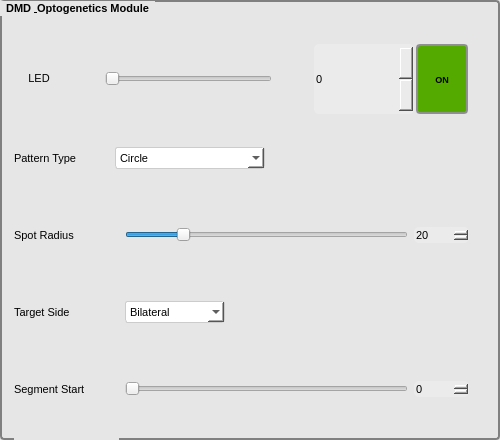
    <widget class="QGroupBox" name="groupBox_6">
      <property name="geometry">
        <rect>
          <x>1350</x>
          <y>10</y>
          <width>500</width>
          <height>440</height>
        </rect>
      </property>
      <property name="font">
        <font>
          <family>Arial</family>
          <pointsize>8</pointsize>
          <bold>true</bold>
        </font>
      </property>
      <property name="styleSheet">
        <string notr="true">QGroupBox { background-color: rgb(230,230,230); border: 2px solid gray; border-radius: 4px; margin-top: 0px; }
QSpinBox { background-color: rgb(235,235,235); border-radius: 5px; }
QSlider { background-color: rgb(230,230,230); }
QLabel { background-color: rgb(230,230,230); }
QComboBox { background-color: #FFFFFF; border: 1px solid #CCCCCC; border-radius: 3px; padding: 2px 4px; }
QPushButton { border: 2px solid #8f8f91; border-radius: 4px; background-color: #f0f0f0; padding: 2px; color: black; font: bold 9px; min-width: 44px; min-height: 18px; }
QPushButton:hover { background-color: #e6e6e6; border: 2px solid #8a8a8d; }</string>
      </property>
      <property name="title">
        <string>DMD &amp; Optogenetics Module</string>
      </property>
      <widget class="QWidget" name="layoutWidget_auto_04">
        <property name="geometry">
          <rect>
            <x>14</x>
            <y>43</y>
            <width>455</width>
            <height>72</height>
          </rect>
        </property>
        <layout class="QHBoxLayout" name="horizontalLayout_18">
          <property name="spacing">
            <number>2</number>
          </property>
          <property name="bottomMargin">
            <number>1</number>
          </property>
          <property name="rightMargin">
            <number>1</number>
          </property>
          <property name="topMargin">
            <number>1</number>
          </property>
          <property name="leftMargin">
            <number>1</number>
          </property>
          <item>
            <widget class="QLabel" name="label_11">
              <property name="sizePolicy">
                <sizepolicy hsizetype="Fixed" vsizetype="Preferred">
                  <horstretch>0</horstretch>
                  <verstretch>0</verstretch>
                </sizepolicy>
              </property>
              <property name="minimumSize">
                <size>
                  <width>48</width>
                  <height>0</height>
                </size>
              </property>
              <property name="maximumSize">
                <size>
                  <width>50</width>
                  <height>16777215</height>
                </size>
              </property>
              <property name="font">
                <font>
                  <family>Arial</family>
                  <pointsize>8</pointsize>
                </font>
              </property>
              <property name="text">
                <string>&lt;html&gt;&lt;head/&gt;&lt;body&gt;&lt;p align="center"&gt;LED&lt;/p&gt;&lt;/body&gt;&lt;/html&gt;</string>
              </property>
            </widget>
          </item>
          <item>
            <spacer name="horizontalSpacer_9">
              <property name="orientation">
                <enum>Qt::Horizontal</enum>
              </property>
              <property name="sizeType">
                <enum>QSizePolicy::Fixed</enum>
              </property>
              <property name="sizeHint" stdset="0">
                <size>
                  <width>40</width>
                  <height>20</height>
                </size>
              </property>
            </spacer>
          </item>
          <item>
            <widget class="QSlider" name="LedSlider">
              <property name="sizePolicy">
                <sizepolicy hsizetype="Expanding" vsizetype="Fixed">
                  <horstretch>0</horstretch>
                  <verstretch>0</verstretch>
                </sizepolicy>
              </property>
              <property name="minimumSize">
                <size>
                  <width>0</width>
                  <height>20</height>
                </size>
              </property>
              <property name="maximum">
                <number>100</number>
              </property>
              <property name="singleStep">
                <number>0</number>
              </property>
              <property name="pageStep">
                <number>1</number>
              </property>
              <property name="value">
                <number>0</number>
              </property>
              <property name="orientation">
                <enum>Qt::Horizontal</enum>
              </property>
            </widget>
          </item>
          <item>
            <spacer name="horizontalSpacer_10">
              <property name="orientation">
                <enum>Qt::Horizontal</enum>
              </property>
              <property name="sizeType">
                <enum>QSizePolicy::Fixed</enum>
              </property>
              <property name="sizeHint" stdset="0">
                <size>
                  <width>40</width>
                  <height>20</height>
                </size>
              </property>
            </spacer>
          </item>
          <item>
            <widget class="QSpinBox" name="LedSpinBox">
              <property name="sizePolicy">
                <sizepolicy hsizetype="Preferred" vsizetype="Expanding">
                  <horstretch>0</horstretch>
                  <verstretch>0</verstretch>
                </sizepolicy>
              </property>
              <property name="minimumSize">
                <size>
                  <width>100</width>
                  <height>0</height>
                </size>
              </property>
              <property name="font">
                <font>
                  <family>Arial</family>
                  <pointsize>8</pointsize>
                </font>
              </property>
              <property name="maximum">
                <number>100</number>
              </property>
            </widget>
          </item>
          <item>
            <widget class="QPushButton" name="LedOnOff">
              <property name="sizePolicy">
                <sizepolicy hsizetype="Minimum" vsizetype="Expanding">
                  <horstretch>0</horstretch>
                  <verstretch>0</verstretch>
                </sizepolicy>
              </property>
              <property name="styleSheet">
                <string notr="true">background-color: rgb(85, 170, 0);</string>
              </property>
              <property name="text">
                <string>ON</string>
              </property>
            </widget>
          </item>
        </layout>
      </widget>
      <widget class="QWidget" name="layoutWidget_dmd2" native="true">
        <property name="geometry">
          <rect>
            <x>14</x>
            <y>125</y>
            <width>455</width>
            <height>67</height>
          </rect>
        </property>
        <layout class="QHBoxLayout" name="horizontalLayout_dmd2">
          <item>
            <widget class="QLabel" name="labelDmdPattern">
              <property name="minimumSize">
                <size>
                  <width>95</width>
                  <height>0</height>
                </size>
              </property>
              <property name="font">
                <font>
                  <family>Arial</family>
                  <pointsize>8</pointsize>
                </font>
              </property>
              <property name="text">
                <string>Pattern Type</string>
              </property>
            </widget>
          </item>
          <item>
            <widget class="QComboBox" name="DmdPatternType">
              <property name="minimumSize">
                <size>
                  <width>150</width>
                  <height>0</height>
                </size>
              </property>
              <property name="font">
                <font>
                  <family>Arial</family>
                  <pointsize>8</pointsize>
                </font>
              </property>
              <item>
                <property name="text">
                  <string>Circle</string>
                </property>
              </item>
              <item>
                <property name="text">
                  <string>Follow Body</string>
                </property>
              </item>
              <item>
                <property name="text">
                  <string>Arc Band</string>
                </property>
              </item>
            </widget>
          </item>
          <item>
            <spacer name="horizontalSpacer_dmd2">
              <property name="orientation">
                <enum>Qt::Horizontal</enum>
              </property>
              <property name="sizeHint" stdset="0">
                <size>
                  <width>40</width>
                  <height>20</height>
                </size>
              </property>
            </spacer>
          </item>
        </layout>
      </widget>
      <widget class="QWidget" name="layoutWidget_dmd3" native="true">
        <property name="geometry">
          <rect>
            <x>14</x>
            <y>202</y>
            <width>455</width>
            <height>67</height>
          </rect>
        </property>
        <layout class="QHBoxLayout" name="horizontalLayout_dmd3">
          <item>
            <widget class="QLabel" name="labelDmdRadius">
              <property name="minimumSize">
                <size>
                  <width>105</width>
                  <height>0</height>
                </size>
              </property>
              <property name="font">
                <font>
                  <family>Arial</family>
                  <pointsize>8</pointsize>
                </font>
              </property>
              <property name="text">
                <string>Spot Radius</string>
              </property>
            </widget>
          </item>
          <item>
            <widget class="QSlider" name="DmdRadiusSlider">
              <property name="minimumSize">
                <size>
                  <width>0</width>
                  <height>20</height>
                </size>
              </property>
              <property name="minimum">
                <number>1</number>
              </property>
              <property name="maximum">
                <number>100</number>
              </property>
              <property name="value">
                <number>20</number>
              </property>
              <property name="orientation">
                <enum>Qt::Horizontal</enum>
              </property>
            </widget>
          </item>
          <item>
            <widget class="QSpinBox" name="DmdSpotRadius">
              <property name="minimumSize">
                <size>
                  <width>55</width>
                  <height>0</height>
                </size>
              </property>
              <property name="font">
                <font>
                  <family>Arial</family>
                  <pointsize>8</pointsize>
                </font>
              </property>
              <property name="minimum">
                <number>1</number>
              </property>
              <property name="maximum">
                <number>100</number>
              </property>
              <property name="value">
                <number>20</number>
              </property>
            </widget>
          </item>
        </layout>
      </widget>
      <widget class="QWidget" name="layoutWidget_dmd_side" native="true">
        <property name="geometry">
          <rect>
            <x>14</x>
            <y>279</y>
            <width>455</width>
            <height>67</height>
          </rect>
        </property>
        <layout class="QHBoxLayout" name="horizontalLayout_dmd_side">
          <item>
            <widget class="QLabel" name="labelDmdSide">
              <property name="minimumSize">
                <size>
                  <width>105</width>
                  <height>0</height>
                </size>
              </property>
              <property name="font">
                <font>
                  <family>Arial</family>
                  <pointsize>8</pointsize>
                </font>
              </property>
              <property name="text">
                <string>Target Side</string>
              </property>
            </widget>
          </item>
          <item>
            <widget class="QComboBox" name="DmdSideSelect">
              <property name="minimumSize">
                <size>
                  <width>100</width>
                  <height>0</height>
                </size>
              </property>
              <property name="font">
                <font>
                  <family>Arial</family>
                  <pointsize>8</pointsize>
                </font>
              </property>
              <item>
                <property name="text">
                  <string>Left</string>
                </property>
              </item>
              <item>
                <property name="text">
                  <string>Right</string>
                </property>
              </item>
              <item>
                <property name="text">
                  <string>Bilateral</string>
                </property>
              </item>
              <property name="currentIndex">
                <number>2</number>
              </property>
            </widget>
          </item>
          <item>
            <spacer name="horizontalSpacer_dmd_side">
              <property name="orientation">
                <enum>Qt::Horizontal</enum>
              </property>
              <property name="sizeHint" stdset="0">
                <size>
                  <width>40</width>
                  <height>20</height>
                </size>
              </property>
            </spacer>
          </item>
        </layout>
      </widget>
      <widget class="QWidget" name="layoutWidget_dmd4" native="true">
        <property name="geometry">
          <rect>
            <x>14</x>
            <y>356</y>
            <width>455</width>
            <height>67</height>
          </rect>
        </property>
        <layout class="QHBoxLayout" name="horizontalLayout_dmd4">
          <item>
            <widget class="QLabel" name="labelDmdSegStart">
              <property name="minimumSize">
                <size>
                  <width>105</width>
                  <height>0</height>
                </size>
              </property>
              <property name="font">
                <font>
                  <family>Arial</family>
                  <pointsize>8</pointsize>
                </font>
              </property>
              <property name="text">
                <string>Segment Start</string>
              </property>
            </widget>
          </item>
          <item>
            <widget class="QSlider" name="DmdSegStartSlider">
              <property name="minimumSize">
                <size>
                  <width>0</width>
                  <height>20</height>
                </size>
              </property>
              <property name="minimum">
                <number>0</number>
              </property>
              <property name="maximum">
                <number>99</number>
              </property>
              <property name="value">
                <number>0</number>
              </property>
              <property name="orientation">
                <enum>Qt::Horizontal</enum>
              </property>
            </widget>
          </item>
          <item>
            <widget class="QSpinBox" name="DmdSegStart">
              <property name="minimumSize">
                <size>
                  <width>55</width>
                  <height>0</height>
                </size>
              </property>
              <property name="font">
                <font>
                  <family>Arial</family>
                  <pointsize>8</pointsize>
                </font>
              </property>
              <property name="minimum">
                <number>0</number>
              </property>
              <property name="maximum">
                <number>99</number>
              </property>
              <property name="value">
                <number>0</number>
              </property>
            </widget>
          </item>
        </layout>
      </widget>
      <widget class="QWidget" name="layoutWidget_dmd5" native="true">
        <property name="geometry">
          <rect>
            <x>14</x>
            <y>433</y>
            <width>455</width>
            <height>67</height>
          </rect>
        </property>
        <layout class="QHBoxLayout" name="horizontalLayout_dmd5">
          <item>
            <widget class="QLabel" name="labelDmdSegEnd">
              <property name="minimumSize">
                <size>
                  <width>105</width>
                  <height>0</height>
                </size>
              </property>
              <property name="font">
                <font>
                  <family>Arial</family>
                  <pointsize>8</pointsize>
                </font>
              </property>
              <property name="text">
                <string>Segment End</string>
              </property>
            </widget>
          </item>
          <item>
            <widget class="QSlider" name="DmdSegEndSlider">
              <property name="minimumSize">
                <size>
                  <width>0</width>
                  <height>20</height>
                </size>
              </property>
              <property name="minimum">
                <number>0</number>
              </property>
              <property name="maximum">
                <number>99</number>
              </property>
              <property name="value">
                <number>9</number>
              </property>
              <property name="orientation">
                <enum>Qt::Horizontal</enum>
              </property>
            </widget>
          </item>
          <item>
            <widget class="QSpinBox" name="DmdSegEnd">
              <property name="minimumSize">
                <size>
                  <width>55</width>
                  <height>0</height>
                </size>
              </property>
              <property name="font">
                <font>
                  <family>Arial</family>
                  <pointsize>8</pointsize>
                </font>
              </property>
              <property name="minimum">
                <number>0</number>
              </property>
              <property name="maximum">
                <number>99</number>
              </property>
              <property name="value">
                <number>9</number>
              </property>
            </widget>
          </item>
        </layout>
      </widget>
      <widget class="QWidget" name="layoutWidget_dmd6" native="true">
        <property name="geometry">
          <rect>
            <x>14</x>
            <y>510</y>
            <width>455</width>
            <height>67</height>
          </rect>
        </property>
        <layout class="QHBoxLayout" name="horizontalLayout_dmd6">
          <item>
            <widget class="QLabel" name="labelDmdKalman">
              <property name="minimumSize">
                <size>
                  <width>130</width>
                  <height>0</height>
                </size>
              </property>
              <property name="font">
                <font>
                  <family>Arial</family>
                  <pointsize>8</pointsize>
                </font>
              </property>
              <property name="text">
                <string>Predictive Offset</string>
              </property>
            </widget>
          </item>
          <item>
            <widget class="QSlider" name="DmdKalmanSlider">
              <property name="minimumSize">
                <size>
                  <width>0</width>
                  <height>20</height>
                </size>
              </property>
              <property name="minimum">
                <number>0</number>
              </property>
              <property name="maximum">
                <number>50</number>
              </property>
              <property name="value">
                <number>0</number>
              </property>
              <property name="orientation">
                <enum>Qt::Horizontal</enum>
              </property>
            </widget>
          </item>
          <item>
            <widget class="QSpinBox" name="DmdKalmanComp">
              <property name="minimumSize">
                <size>
                  <width>55</width>
                  <height>0</height>
                </size>
              </property>
              <property name="font">
                <font>
                  <family>Arial</family>
                  <pointsize>8</pointsize>
                </font>
              </property>
              <property name="minimum">
                <number>0</number>
              </property>
              <property name="maximum">
                <number>50</number>
              </property>
              <property name="value">
                <number>0</number>
              </property>
            </widget>
          </item>
        </layout>
      </widget>
      <widget class="QWidget" name="layoutWidget_dmd8" native="true">
        <property name="geometry">
          <rect>
            <x>14</x>
            <y>587</y>
            <width>455</width>
            <height>67</height>
          </rect>
        </property>
        <layout class="QHBoxLayout" name="horizontalLayout_dmd8">
          <item>
            <widget class="QLabel" name="labelDmdRefresh">
              <property name="minimumSize">
                <size>
                  <width>130</width>
                  <height>0</height>
                </size>
              </property>
              <property name="font">
                <font>
                  <family>Arial</family>
                  <pointsize>8</pointsize>
                </font>
              </property>
              <property name="text">
                <string>Refresh Frequency</string>
              </property>
            </widget>
          </item>
          <item>
            <widget class="QSlider" name="DmdRefreshSlider">
              <property name="minimumSize">
                <size>
                  <width>0</width>
                  <height>20</height>
                </size>
              </property>
              <property name="minimum">
                <number>30</number>
              </property>
              <property name="maximum">
                <number>60</number>
              </property>
              <property name="value">
                <number>32</number>
              </property>
              <property name="orientation">
                <enum>Qt::Horizontal</enum>
              </property>
            </widget>
          </item>
          <item>
            <widget class="QSpinBox" name="DmdRefreshRate">
              <property name="minimumSize">
                <size>
                  <width>55</width>
                  <height>0</height>
                </size>
              </property>
              <property name="font">
                <font>
                  <family>Arial</family>
                  <pointsize>8</pointsize>
                </font>
              </property>
              <property name="suffix">
                <string> Hz</string>
              </property>
              <property name="minimum">
                <number>30</number>
              </property>
              <property name="maximum">
                <number>60</number>
              </property>
              <property name="value">
                <number>32</number>
              </property>
            </widget>
          </item>
        </layout>
      </widget>
    </widget>
